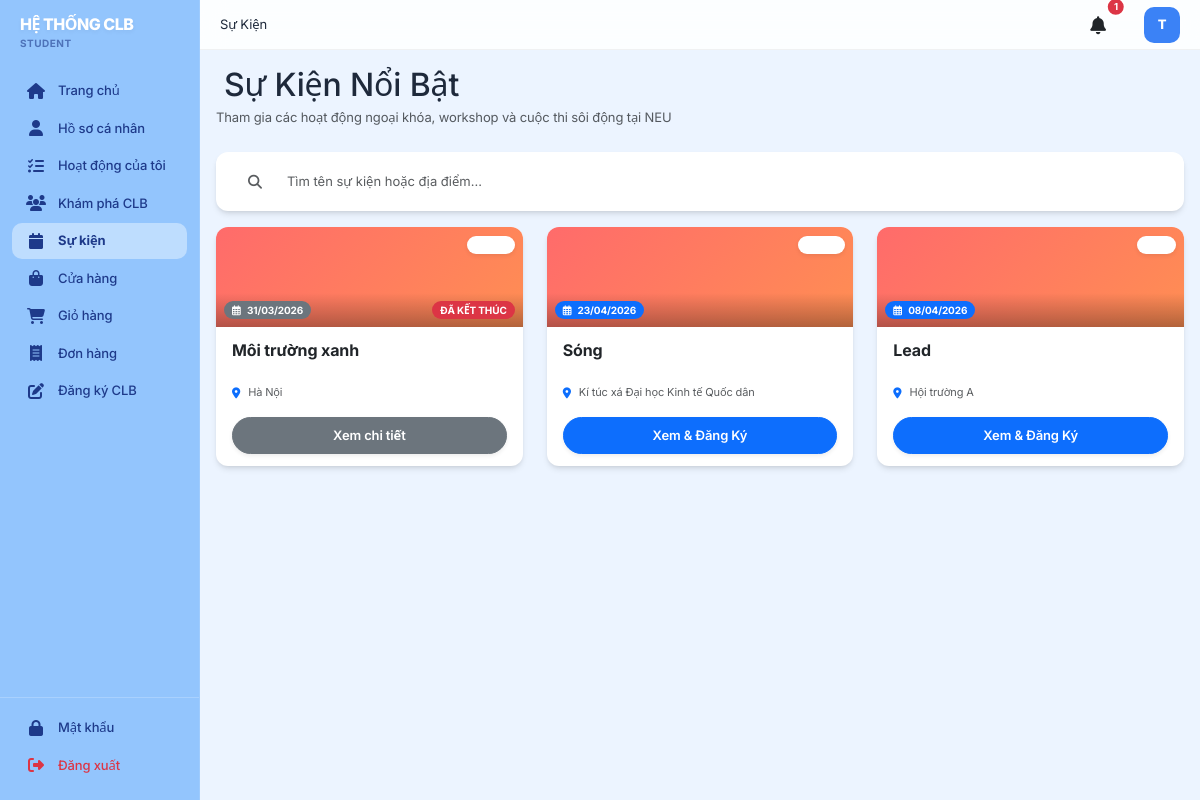
The app's page /student/events (signed in) with its own data.
### models.py (models this page shows, shortened)
class User(db.Model):
    __tablename__ = 'users'
    id = db.Column(db.Integer, primary_key=True)
    username = db.Column(db.String(120), unique=True, nullable=False)
    email = db.Column(db.String(120), unique=True, nullable=False)
    password_hash = db.Column(db.String(255), nullable=False)
    user_type = db.Column(db.String(20), nullable=False)  # student, club, admin
    status = db.Column(db.String(20), default=STATUS_ACTIVE)  # active, inactive
    created_at = db.Column(db.DateTime, default=datetime.utcnow)
    updated_at = db.Column(db.DateTime, default=datetime.utcnow, onupdate=datetime.utcnow)
    student_profile = db.relationship('Student', backref='user', uselist=False, cascade='all, delete-orphan')
    club_profile = db.relationship('Club', backref='user', uselist=False, cascade='all, delete-orphan', foreign_keys='Club.user_id')
    def is_student(self):
        return self.user_type == USER_TYPE_STUDENT
    def is_club(self):
        return self.user_type == USER_TYPE_CLUB

class Event(db.Model):
    __tablename__ = 'events'
    id = db.Column(db.Integer, primary_key=True)
    club_id = db.Column(db.Integer, db.ForeignKey('clubs.id'), nullable=False)
    event_name = db.Column(db.String(200), nullable=False)
    description = db.Column(db.Text)
    start_date = db.Column(db.DateTime, nullable=False)
    end_date = db.Column(db.DateTime)
    location = db.Column(db.String(255))
    max_participants = db.Column(db.Integer)
    status = db.Column(db.String(20), default=STATUS_PENDING)  # pending, approved, active, completed, cancelled
    thumbnail_url = db.Column(db.String(255))
    check_in_code = db.Column(db.String(10), unique=True)  # Secret code for CICO
    achievement_points = db.Column(db.Integer, default=5)  # Points rewarded for attendance
    created_at = db.Column(db.DateTime, default=datetime.utcnow)
    updated_at = db.Column(db.DateTime, default=datetime.utcnow, onupdate=datetime.utcnow)
    registrations = db.relationship('EventRegistration', backref='event', cascade='all, delete-orphan')
    @property
    def is_ended(self):
        now = datetime.utcnow()
        if self.end_date:
            return now > self.end_date
        return now > self.start_date

### app.py (the view)
@app.route('/student/events')
@login_required
def student_events():
    if not current_user.is_student():
        return redirect(url_for('index'))
    events = Event.query.filter_by(status=STATUS_APPROVED).all()
    return render_template('student/events.html', events=events)

### templates/student/events.html (shortened to what this page needs)
{% extends "base.html" %}
{% block page_title %}Sự Kiện{% endblock %}
{% block content %}
<div class="d-flex justify-content-between align-items-end mb-4 flex-wrap gap-3">
    <div>
        <h2 class="page-title mb-1">Sự Kiện Nổi Bật</h2>
        <p class="text-muted mb-0">Tham gia các hoạt động ngoại khóa, workshop và cuộc thi sôi động tại NEU</p>
    </div>
</div>
<div class="card border-0 mb-3 shadow-sm overflow-hidden" style="border-radius: 12px !important;">
    <div class="card-body p-2">
        <div class="row g-3">
            <div class="col-12">
                <div class="input-group border-0 shadow-none">
                    <span class="input-group-text bg-transparent border-0 px-3"><i class="fas fa-search text-muted small"></i></span>
                    <input type="text" class="form-control border-0 bg-transparent py-2" placeholder="Tìm tên sự kiện hoặc địa điểm..." id="searchInput">
                </div>
            </div>
        </div>
    </div>
</div>
{% if events %}
<div class="row g-4" id="eventGrid">
    {% for event in events %}
    <div class="col-md-6 col-xl-4 event-item">
        <div class="card h-100 border-0 overflow-hidden shadow-sm">
            <div class="position-relative" style="height: 100px; background: linear-gradient(135deg, #FF6B6B 0%, #FF8E53 100%);">
                <div class="position-absolute top-0 end-0 p-2">
                    <span class="badge bg-white bg-opacity-20 text-white rounded-pill px-2 py-1 small backdrop-blur-sm shadow-sm" style="font-size: 10px;">
                        <i class="fas fa-users me-1"></i> {{ event.max_participants or '?' }}
                    </span>
                </div>
                <div class="position-absolute bottom-0 start-0 p-2 w-100 bg-gradient-dark d-flex justify-content-between align-items-center">
                    <span class="badge {{ 'bg-secondary' if event.is_ended else 'bg-primary' }} text-white rounded-pill px-2 py-1 small fw-bold" style="font-size: 10px;">
                        <i class="far fa-calendar-alt me-1"></i>
                        {{ event.start_date.strftime('%d/%m/%Y') if event.start_date else 'Sắp tới' }}
                    </span>
                    {% if event.is_ended %}
                    <span class="badge bg-danger text-white rounded-pill px-2 py-1 small fw-bold" style="font-size: 10px;">
                        ĐÃ KẾT THÚC
                    </span>
                    {% endif %}
                </div>
            </div>
            <div class="card-body p-3 d-flex flex-column">
                <h6 class="fw-bold mb-2 text-truncate-2" style="line-height: 1.4; height: 2.3rem;">
                    <a href="{{ url_for('event_detail', event_id=event.id) }}" class="text-dark text-decoration-none hover-primary">{{ event.event_name }}</a>
                </h6>
                <div class="d-flex flex-column gap-1 mb-3">
                    <div class="text-muted d-flex align-items-center" style="font-size: 11px;">
                        <i class="fas fa-map-marker-alt text-primary me-2 w-15"></i>
                        <span class="text-truncate">{{ event.location or 'Trực tuyến' }}</span>
                    </div>
                </div>
                <div class="mt-auto">
                    {% if event.is_ended %}
                    <a href="{{ url_for('event_detail', event_id=event.id) }}" class="btn btn-secondary w-100 py-2 rounded-pill shadow-sm hvr-grow small">
                        Xem chi tiết
                    </a>
                    {% else %}
                    <a href="{{ url_for('event_detail', event_id=event.id) }}" class="btn btn-primary w-100 py-2 rounded-pill shadow-sm hvr-grow small">
                        Xem & Đăng Ký
                    </a>
                    {% endif %}
                </div>
            </div>
        </div>
    </div>
    {% endfor %}
</div>
{% endif %}
<link rel="stylesheet" href="{{ url_for('static', filename='css/student/events.css') }}">
{% endblock %}

### templates/base.html (shortened to what this page needs)
<!DOCTYPE html>
<html lang="vi">
<head>
    <link href="https://cdn.jsdelivr.net/npm/bootstrap@5.3.0/dist/css/bootstrap.min.css" rel="stylesheet">
    <link rel="stylesheet" href="https://cdnjs.cloudflare.com/ajax/libs/font-awesome/6.4.0/css/all.min.css">
<link rel="stylesheet" href="{{ url_for('static', filename='css/style.css') }}">
</head>
<body>
    <div class="layout">
        {% if not hide_sidebar %}
        <div class="sidebar">
            <div class="logo">
                <h5>HỆ THỐNG CLB</h5>
                <p>{% if current_user.is_authenticated %}{{ current_user.user_type }}{% else %}Sinh viên{% endif %}</p>
            </div>
            <nav class="sidebar-nav">
                {% if current_user.is_authenticated %}
                    {% if current_user.is_student() %}
                        <div class="nav-item">
                            <a href="{{ url_for('student_dashboard') }}" class="nav-link {% if request.endpoint == 'student_dashboard' %}active{% endif %}">
                                <i class="fas fa-home"></i> Trang chủ
                            </a>
                        </div>
                        <div class="nav-item">
                            <a href="{{ url_for('student_profile') }}" class="nav-link {% if request.endpoint and 'profile' in request.endpoint %}active{% endif %}">
                                <i class="fas fa-user"></i> Hồ sơ cá nhân
                            </a>
                        </div>
                        <div class="nav-item">
                            <a href="{{ url_for('student_activities') }}" class="nav-link {% if request.endpoint == 'student_activities' %}active{% endif %}">
                                <i class="fas fa-tasks"></i> Hoạt động của tôi
                            </a>
                        </div>
                        <div class="nav-item">
                            <a href="{{ url_for('student_clubs') }}" class="nav-link {% if request.endpoint == 'student_clubs' %}active{% endif %}">
                                <i class="fas fa-users"></i> Khám phá CLB
                            </a>
                        </div>
                        <div class="nav-item">
                            <a href="{{ url_for('student_events') }}" class="nav-link {% if request.endpoint == 'student_events' %}active{% endif %}">
                                <i class="fas fa-calendar"></i> Sự kiện
                            </a>
                        </div>
                        <div class="nav-item">
                            <a href="{{ url_for('products_list') }}" class="nav-link {% if 'product' in request.endpoint|string %}active{% endif %}">
                                <i class="fas fa-shopping-bag"></i> Cửa hàng
                            </a>
                        </div>
                        <div class="nav-item">
                            <a href="{{ url_for('cart') }}" class="nav-link {% if request.endpoint == 'cart' %}active{% endif %}">
                                <i class="fas fa-shopping-cart"></i> Giỏ hàng
                            </a>
                        </div>
                        <div class="nav-item">
                            <a href="{{ url_for('orders_list') }}" class="nav-link {% if request.endpoint == 'orders_list' %}active{% endif %}">
                                <i class="fas fa-receipt"></i> Đơn hàng
                            </a>
                        </div>
                        <div class="nav-item">
                            <a href="{{ url_for('student_club_register') }}" class="nav-link {% if request.endpoint == 'student_club_register' %}active{% endif %}">
                                <i class="fas fa-edit"></i> Đăng ký CLB
                            </a>
                        </div>
                    {% endif %}
                {% endif %}
            </nav>
            {% if current_user.is_authenticated %}
            <div class="sidebar-footer">
                <div class="nav-item">
                    <a href="{{ url_for('change_credentials') }}" class="nav-link {% if request.endpoint == 'change_credentials' %}active{% endif %}">
                        <i class="fas fa-lock"></i> Mật khẩu
                    </a>
                </div>
                <div class="nav-item">
                    <a href="{{ url_for('logout') }}" class="nav-link text-danger">
                        <i class="fas fa-sign-out-alt"></i> Đăng xuất
                    </a>
                </div>
            </div>
            {% endif %}
        </div>
        {% endif %}
        <div class="main-container {% if hide_sidebar %}no-sidebar{% endif %}">
            {% if not hide_sidebar %}
            <div class="top-header">
                <div class="header-left">
                    {% block page_title %}{% endblock %}
                </div>
                <div class="header-right">
                    <a href="{{ url_for('notifications_list') }}" class="notification-icon position-relative text-dark text-decoration-none me-3">
                        <i class="fas fa-bell"></i>
                        {% if unread_count > 0 %}
                        <span class="position-absolute top-0 start-100 translate-middle badge rounded-pill bg-danger" style="font-size: 0.6rem; padding: 0.35em 0.65em; border: 2px solid #fff;">
                            {{ unread_count if unread_count < 100 else '99+' }}
                        </span>
                        {% endif %}
                    </a>
                    {% if current_user.is_authenticated %}
                        {% set avatar = None %}
                        {% if current_user.is_student() and current_user.student_profile and current_user.student_profile.avatar_url %}
                            {% set avatar = current_user.student_profile.avatar_url %}
                        {% elif current_user.is_club() and current_user.club_profile and current_user.club_profile.logo_url %}
                            {% set avatar = current_user.club_profile.logo_url %}
                        {% endif %}
                        {% if avatar %}
                        <div class="user-avatar border border-2 shadow-sm" title="{{ current_user.username }}">
                            <img src="{{ avatar }}" alt="Avatar" style="width: 100%; height: 100%; object-fit: cover; border-radius: 50%;">
                        </div>
                        {% else %}
                        <div class="user-avatar" title="{{ current_user.username or 'User' }}">
                            {{ (current_user.username[0].upper() if current_user.username else '?') }}
                        </div>
                        {% endif %}
                    {% endif %}
                </div>
            </div>
            {% endif %}
            <div class="content-area">
                {% block content %}{% endblock %}
            </div>
        </div>
    </div>
</body>
</html>

### records on screen
User: user_type "STUDENT", username "T"
Event: start_date "31/03/2026", shows "ĐÃ KẾT THÚC", event_name "Môi trường xanh", location "Hà Nội"
Event: start_date "23/04/2026", event_name "Sóng", location "Kí túc xá Đại học Kinh tế Quốc dân"
Event: start_date "08/04/2026", event_name "Lead", location "Hội trường A"

### other values on screen
{{ unread_count if unread_count < 100 else '99+' }} "1"
